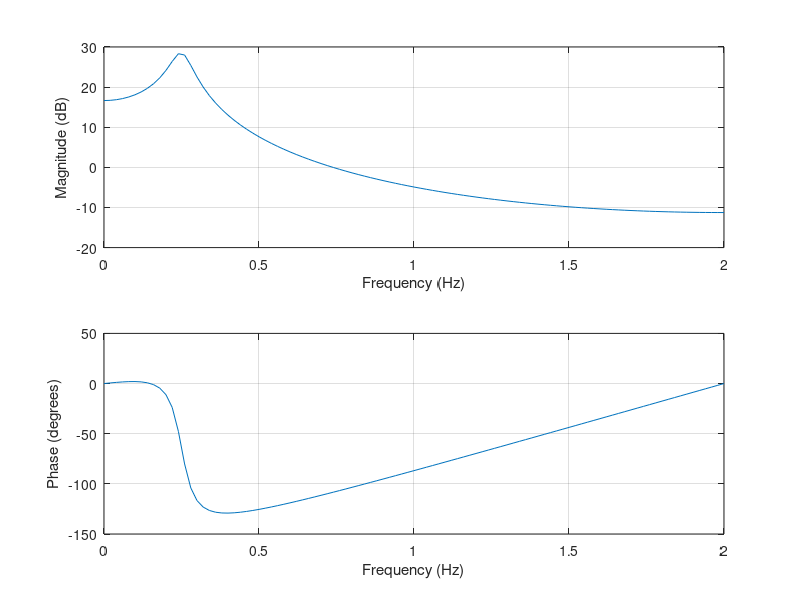
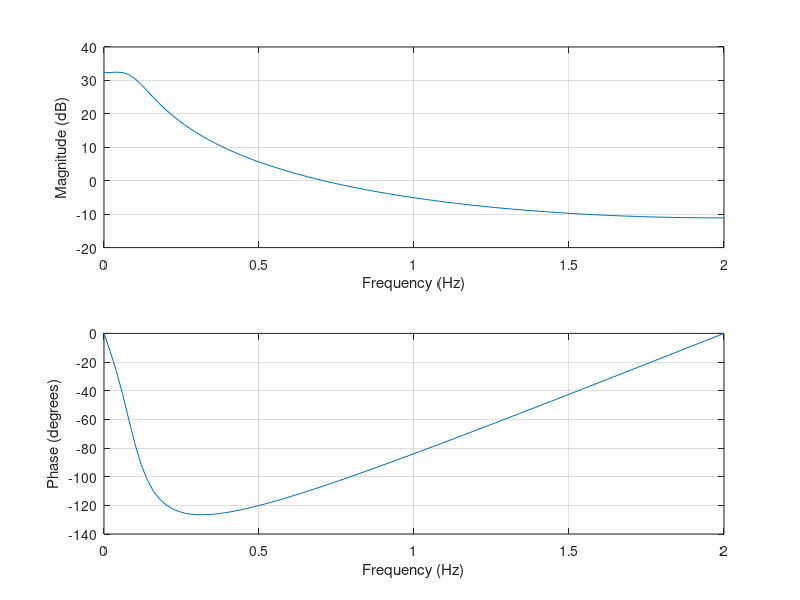
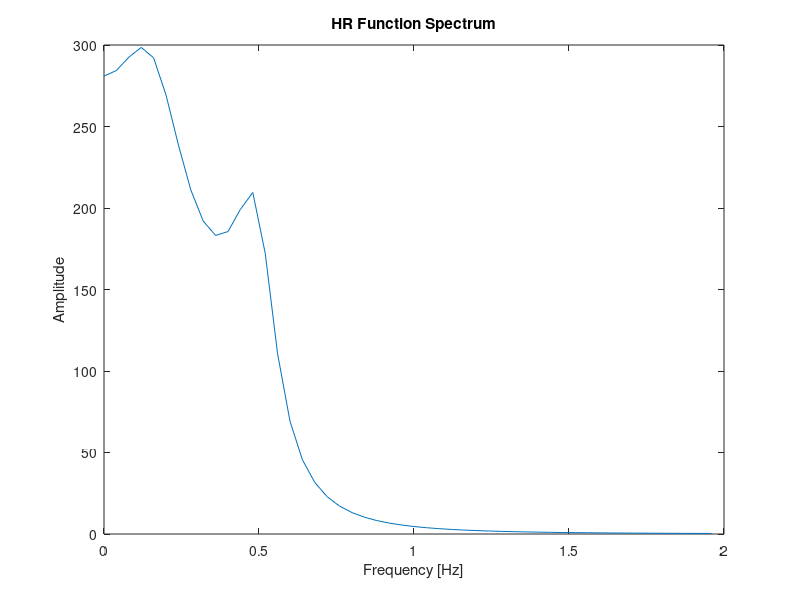
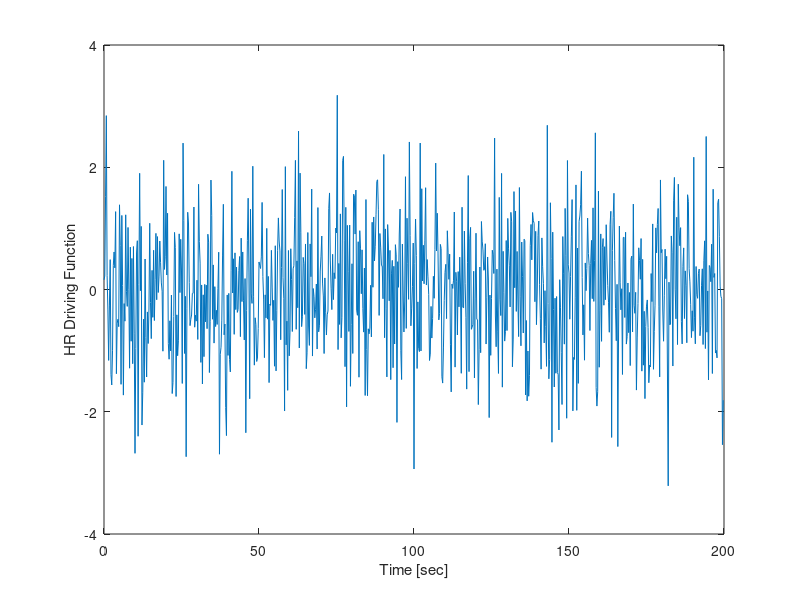

Here is the MATLAB script that generated these plots, in order: (Note: this script raises an error after producing the figures.)
% Script to simulate the heart rate variability using integrate and fire
% relaxation oscillator controlled by the sympathetic SNS and parasympatthetic PNS nervous
% systems
% Simulation parameters from
% Rose, W., & Knight, C. A. (2011). Spectral analysis of point processes:
% motor unit activity and heart rate analysis. Medicine and Science in
% Sports and Exercise, 43(2), 239-248
% First, we created a steady input to the IPFM model, which gave evenly
% spaced events at 1.2 Hz, a typical HR. Then, we added sinusoidal
% modulation at 0.24 Hz to the input. Noise was not added. This should be
% roughly similar to paced breathing at 0.24 Hz

% Generate cotrolling HR function  V(t)
clear variables
plotflag = 1;
% addpath('C:\Users\pavelm\Documents\Matlab_local\tools_local')
% addpath('C:\Users\pavelm\Documents\A_Projects\Affect\HRV\HRV_tools')
addpath('C:\Users\Sophie\Documents\MATLAB\HR\HR_Tools')
D = 200;     % [sec] Duration of the segment in sec
% Estimate the heart rate HR function 
fs = 4;     % Hz  Sampling frequency for the HR = V
% Set resonance frequency for poles
Fl = 0.08;  % Hz
Fh = 0.25;  % Hz
% Since f = alpha*fs/(2*pi), where alpha is the angle on z circle
alpha_l = Fl*2*pi/fs;
alpha_h = Fh*2*pi/fs;
Rl = 0.90;
Rh = 0.95;

% HF part
a1(1) = 1;
a1(2) = -2*Rh*cos(alpha_h);
a1(3) = Rh^2;
figure; freqz(1,a1,100,fs)

% LF part
a2(1) = 1;
a2(2) = -2*Rl*cos(alpha_l);
a2(3) = Rl^2;
figure; freqz(1,a2,100,fs)

a = conv(a1,a2); % Combine the two IIR filters
rts = roots(a);  % Get poles of the filter
[h fo] = freqz(1,a,100,fs);
nm =  1:round(length(h)/2);
figure; plot((fs/2)*fo(nm),abs(h(nm))); xlabel('Frequency [Hz]'); ylabel('Amplitude');
title('HR Function Spectrum')


% generate random signal
n = fs*D;
t = (0:n-1)'/fs;
Vdrive = randn(n,1);
figure; plot(t, Vdrive); xlabel('Time [sec]'); ylabel('HR Driving Function');



% filter random signal through a
Vslow = filter(1,a,Vdrive);
% scale and shift in amplitude?
Vslow = Vslow/std(Vslow)/10 + 1;
figure; plot(t,Vslow); xlabel('Time [sec]'); ylabel('HR Driving Function');


%%%%%%%%%%%%%%%%%%%%%%%%%%%%%%%%%%%%%%%%%%%%%%%%%%%%%%%%%%%%%%%%%%%%%%%%%%%%%%%%%%%%%%%%%%%%%%%%

% Estimate raw R-R intervals
frs = 360;           % Raw signal sampling rate to match physionet DB 
deltr = 1/frs;
T = 0:deltr:D;  % upsampling
% Interpolate the Vdriving HR function
% Vr = Vs + Vp; % with separate parasympathetic and sympathetic 
Vr = interp1(t,Vslow,T');
figure; plot(T,Vr); xlabel('Time [sec]'); ylabel('HR Driving Function');

% Parameters of the integrate and fire model
Th = 0.95; % Threshold 
RR0 = 1;  % Nominal RR interval [sec]
Tau = -RR0/(log(1-Th));  % Test V = 1-exp(-T/Tau);
alpha = deltr/Tau;

V(1) = 0;
tt = 1;     % index of integration
ir = 0;     % R event indeces
for t = T(1:(end-1))  % t=T(1)
    tt = tt+1;
    V(tt) = (1 - alpha)*V(tt-1) + alpha*Vr(tt);
    if (V(tt) >= (Th +normrnd(0,0.2) ))
        V(tt) = 0;
        ir = ir+1;
        R(ir) = t;
    end
end
figure, plot(T,V)


RR = diff(R);
figure, histogram(RR)
figure, plot(cumsum(RR),RR)
[sd1, sd2] = hr_poincare(RR,plotflag);


% 103 looks like good ECG
clear all
clc
close all
filename = 'aami3a.dat';
filename = '103.dat';
% [filename, pathname] = uigetfile('*.dat', 'Open file .dat');% only image Bitmap
% if isequal(filename, 0) || isequal(pathname, 0)   
%     disp('File input canceled.');  
%    ECG_Data = [];  
% else
fid=fopen(filename,'r');
% end;
Duration = 10;      % Pick only Duration seconds to read
f=fread(fid,2*frs*Duration,'ubit12');
Orig_Sig1=f(1:2:length(f));     % First channel
Orig_Sig2=f(2:2:length(f));     % Second channel
ntotal = length(f)

t = 0:deltr:10-deltr;
subplot(2,1,1)
plot(t, Orig_Sig1)
subplot(2,1,2)
plot(t,Orig_Sig2)
[pksval,imax,pwidth,prom] = findpeaks(Orig_Sig1,frs);
findpeaks(Orig_Sig1,frs, 'MinPeakProminence',400); % R-peaks
[pksval,imax,pwidth,prom] = findpeaks(Orig_Sig1,frs, 'MinPeakProminence',400);
[pksval,imax,pwidth,prom] = findpeaks(Orig_Sig1,frs, 'MinPeakProminence',75);
Rt = imax(find(prom > 400));
Tt = imax((prom < 400 & prom > 75));
%Select one pulse sequence
RR = diff(Rt);
t1 = Rt(3) - RR(3)/2;
t2 = Rt(4) - RR(4)/2;
ix1 = floor(t1/deltr : t2/deltr);
